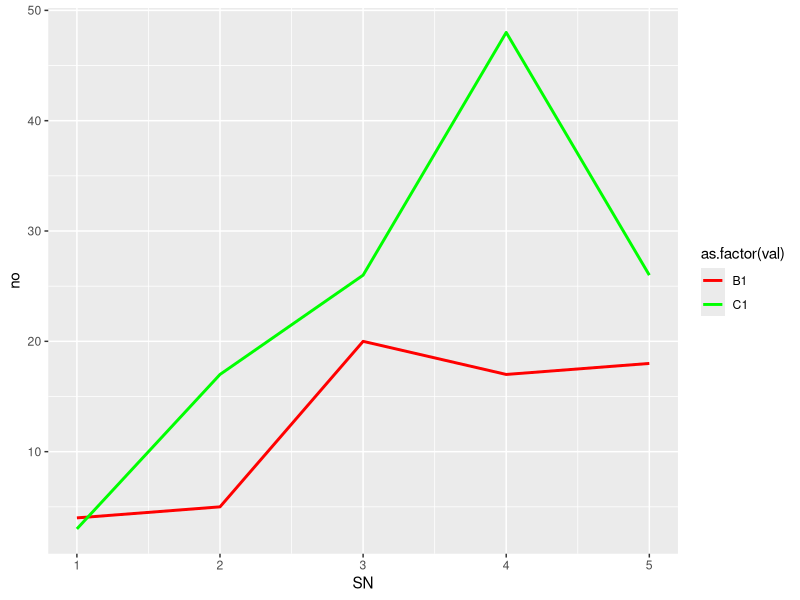

Reproduce this figure in R.
## ---- chunk 1
knitr::opts_chunk$set(
	echo = TRUE,
	message = FALSE,
	warning = FALSE
)
## ---- chunk 2
library(tidyverse)
## ---- chunk 3
SN <- 1:5
A1 <- c(2, 3, 15, 16, 17)
B1 <- c(4, 5, 20, 17, 18)
C1 <- c(3, 17, 26, 48, 26)
  
data <- data.frame(SN, A1, B1, C1)
## ---- chunk 4
n <- data %>% pivot_longer(cols = 3:4, 
                      names_to = "val", 
                      values_to = "no")
## ---- chunk 5
ggplot(n, aes(x=SN,y=no, group=val, color = as.factor(val))) +
  geom_line(size=1)+ 
  scale_color_manual(values=c("red", "green" ,"black"))
